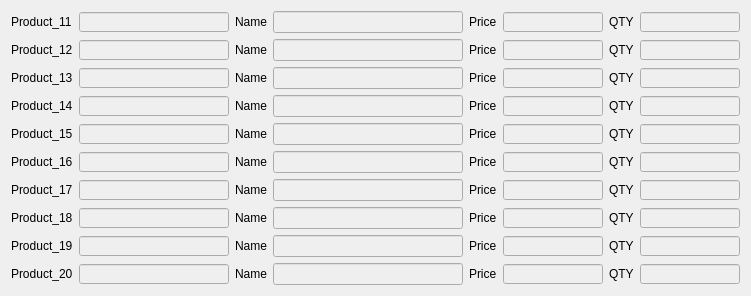
  <widget class="QWidget" name="gridLayoutWidget_4">
   <property name="geometry">
    <rect>
     <x>600</x>
     <y>500</y>
     <width>751</width>
     <height>276</height>
    </rect>
   </property>
   <layout class="QGridLayout" name="gridLayout_4">
    <item row="2" column="2">
     <widget class="QLabel" name="label_56">
      <property name="text">
       <string>Name</string>
      </property>
     </widget>
    </item>
    <item row="1" column="0">
     <widget class="QLabel" name="label_57">
      <property name="text">
       <string>Product_12</string>
      </property>
     </widget>
    </item>
    <item row="8" column="7">
     <widget class="QLineEdit" name="p19c">
      <property name="enabled">
       <bool>false</bool>
      </property>
      <property name="maximumSize">
       <size>
        <width>100</width>
        <height>20</height>
       </size>
      </property>
     </widget>
    </item>
    <item row="9" column="0">
     <widget class="QLabel" name="label_58">
      <property name="text">
       <string>Product_20</string>
      </property>
     </widget>
    </item>
    <item row="1" column="1">
     <widget class="QLineEdit" name="p12">
      <property name="enabled">
       <bool>false</bool>
      </property>
      <property name="maximumSize">
       <size>
        <width>150</width>
        <height>20</height>
       </size>
      </property>
     </widget>
    </item>
    <item row="0" column="1">
     <widget class="QLineEdit" name="p11">
      <property name="enabled">
       <bool>false</bool>
      </property>
      <property name="maximumSize">
       <size>
        <width>150</width>
        <height>20</height>
       </size>
      </property>
     </widget>
    </item>
    <item row="0" column="6">
     <widget class="QLabel" name="label_59">
      <property name="text">
       <string>QTY</string>
      </property>
     </widget>
    </item>
    <item row="9" column="5">
     <widget class="QLineEdit" name="p20p">
      <property name="enabled">
       <bool>false</bool>
      </property>
      <property name="maximumSize">
       <size>
        <width>100</width>
        <height>20</height>
       </size>
      </property>
     </widget>
    </item>
    <item row="0" column="0">
     <widget class="QLabel" name="label_60">
      <property name="text">
       <string>Product_11</string>
      </property>
     </widget>
    </item>
    <item row="4" column="3">
     <widget class="QLineEdit" name="p15m">
      <property name="enabled">
       <bool>false</bool>
      </property>
     </widget>
    </item>
    <item row="8" column="2">
     <widget class="QLabel" name="label_61">
      <property name="text">
       <string>Name</string>
      </property>
     </widget>
    </item>
    <item row="2" column="5">
     <widget class="QLineEdit" name="p13p">
      <property name="enabled">
       <bool>false</bool>
      </property>
      <property name="maximumSize">
       <size>
        <width>100</width>
        <height>20</height>
       </size>
      </property>
     </widget>
    </item>
    <item row="5" column="6">
     <widget class="QLabel" name="label_62">
      <property name="text">
       <string>QTY</string>
      </property>
     </widget>
    </item>
    <item row="2" column="0">
     <widget class="QLabel" name="label_63">
      <property name="text">
       <string>Product_13</string>
      </property>
     </widget>
    </item>
    <item row="2" column="4">
     <widget class="QLabel" name="label_64">
      <property name="text">
       <string>Price</string>
      </property>
     </widget>
    </item>
    <item row="1" column="2">
     <widget class="QLabel" name="label_65">
      <property name="text">
       <string>Name</string>
      </property>
     </widget>
    </item>
    <item row="5" column="1">
     <widget class="QLineEdit" name="p16">
      <property name="enabled">
       <bool>false</bool>
      </property>
      <property name="maximumSize">
       <size>
        <width>150</width>
        <height>20</height>
       </size>
      </property>
     </widget>
    </item>
    <item row="2" column="7">
     <widget class="QLineEdit" name="p13c">
      <property name="enabled">
       <bool>false</bool>
      </property>
      <property name="maximumSize">
       <size>
        <width>100</width>
        <height>20</height>
       </size>
      </property>
     </widget>
    </item>
    <item row="6" column="3">
     <widget class="QLineEdit" name="p17m">
      <property name="enabled">
       <bool>false</bool>
      </property>
     </widget>
    </item>
    <item row="5" column="0">
     <widget class="QLabel" name="label_66">
      <property name="text">
       <string>Product_16</string>
      </property>
     </widget>
    </item>
    <item row="7" column="6">
     <widget class="QLabel" name="label_67">
      <property name="text">
       <string>QTY</string>
      </property>
     </widget>
    </item>
    <item row="6" column="7">
     <widget class="QLineEdit" name="p17c">
      <property name="enabled">
       <bool>false</bool>
      </property>
      <property name="maximumSize">
       <size>
        <width>100</width>
        <height>20</height>
       </size>
      </property>
     </widget>
    </item>
    <item row="5" column="3">
     <widget class="QLineEdit" name="p16m">
      <property name="enabled">
       <bool>false</bool>
      </property>
     </widget>
    </item>
    <item row="2" column="3">
     <widget class="QLineEdit" name="p13m">
      <property name="enabled">
       <bool>false</bool>
      </property>
     </widget>
    </item>
    <item row="5" column="4">
     <widget class="QLabel" name="label_68">
      <property name="text">
       <string>Price</string>
      </property>
     </widget>
    </item>
    <item row="0" column="7">
     <widget class="QLineEdit" name="p11c">
      <property name="enabled">
       <bool>false</bool>
      </property>
      <property name="maximumSize">
       <size>
        <width>100</width>
        <height>20</height>
       </size>
      </property>
     </widget>
    </item>
    <item row="9" column="4">
     <widget class="QLabel" name="label_69">
      <property name="text">
       <string>Price</string>
      </property>
     </widget>
    </item>
    <item row="2" column="6">
     <widget class="QLabel" name="label_70">
      <property name="text">
       <string>QTY</string>
      </property>
     </widget>
    </item>
    <item row="1" column="3">
     <widget class="QLineEdit" name="p12m">
      <property name="enabled">
       <bool>false</bool>
      </property>
     </widget>
    </item>
    <item row="8" column="6">
     <widget class="QLabel" name="label_71">
      <property name="text">
       <string>QTY</string>
      </property>
     </widget>
    </item>
    <item row="1" column="6">
     <widget class="QLabel" name="label_72">
      <property name="text">
       <string>QTY</string>
      </property>
     </widget>
    </item>
    <item row="3" column="7">
     <widget class="QLineEdit" name="p14c">
      <property name="enabled">
       <bool>false</bool>
      </property>
      <property name="maximumSize">
       <size>
        <width>100</width>
        <height>20</height>
       </size>
      </property>
     </widget>
    </item>
    <item row="4" column="6">
     <widget class="QLabel" name="label_73">
      <property name="text">
       <string>QTY</string>
      </property>
     </widget>
    </item>
    <item row="1" column="4">
     <widget class="QLabel" name="label_74">
      <property name="text">
       <string>Price</string>
      </property>
     </widget>
    </item>
    <item row="4" column="7">
     <widget class="QLineEdit" name="p15c">
      <property name="enabled">
       <bool>false</bool>
      </property>
      <property name="maximumSize">
       <size>
        <width>100</width>
        <height>20</height>
       </size>
      </property>
     </widget>
    </item>
    <item row="8" column="1">
     <widget class="QLineEdit" name="p19">
      <property name="enabled">
       <bool>false</bool>
      </property>
      <property name="maximumSize">
       <size>
        <width>150</width>
        <height>20</height>
       </size>
      </property>
     </widget>
    </item>
    <item row="4" column="5">
     <widget class="QLineEdit" name="p15p">
      <property name="enabled">
       <bool>false</bool>
      </property>
      <property name="maximumSize">
       <size>
        <width>100</width>
        <height>20</height>
       </size>
      </property>
     </widget>
    </item>
    <item row="7" column="0">
     <widget class="QLabel" name="label_75">
      <property name="text">
       <string>Product_18</string>
      </property>
     </widget>
    </item>
    <item row="7" column="3">
     <widget class="QLineEdit" name="p18m">
      <property name="enabled">
       <bool>false</bool>
      </property>
     </widget>
    </item>
    <item row="7" column="1">
     <widget class="QLineEdit" name="p18">
      <property name="enabled">
       <bool>false</bool>
      </property>
      <property name="maximumSize">
       <size>
        <width>150</width>
        <height>20</height>
       </size>
      </property>
     </widget>
    </item>
    <item row="6" column="6">
     <widget class="QLabel" name="label_76">
      <property name="text">
       <string>QTY</string>
      </property>
     </widget>
    </item>
    <item row="7" column="5">
     <widget class="QLineEdit" name="p18p">
      <property name="enabled">
       <bool>false</bool>
      </property>
      <property name="maximumSize">
       <size>
        <width>100</width>
        <height>20</height>
       </size>
      </property>
     </widget>
    </item>
    <item row="6" column="5">
     <widget class="QLineEdit" name="p17p">
      <property name="enabled">
       <bool>false</bool>
      </property>
      <property name="maximumSize">
       <size>
        <width>100</width>
        <height>20</height>
       </size>
      </property>
     </widget>
    </item>
    <item row="6" column="4">
     <widget class="QLabel" name="label_77">
      <property name="text">
       <string>Price</string>
      </property>
     </widget>
    </item>
    <item row="7" column="7">
     <widget class="QLineEdit" name="p18c">
      <property name="enabled">
       <bool>false</bool>
      </property>
      <property name="maximumSize">
       <size>
        <width>100</width>
        <height>20</height>
       </size>
      </property>
     </widget>
    </item>
    <item row="6" column="1">
     <widget class="QLineEdit" name="p17">
      <property name="enabled">
       <bool>false</bool>
      </property>
      <property name="maximumSize">
       <size>
        <width>150</width>
        <height>20</height>
       </size>
      </property>
     </widget>
    </item>
    <item row="4" column="0">
     <widget class="QLabel" name="label_78">
      <property name="text">
       <string>Product_15</string>
      </property>
     </widget>
    </item>
    <item row="1" column="5">
     <widget class="QLineEdit" name="p12p">
      <property name="enabled">
       <bool>false</bool>
      </property>
      <property name="maximumSize">
       <size>
        <width>100</width>
        <height>20</height>
       </size>
      </property>
     </widget>
    </item>
    <item row="0" column="2">
     <widget class="QLabel" name="label_79">
      <property name="text">
       <string>Name</string>
      </property>
     </widget>
    </item>
    <item row="3" column="3">
     <widget class="QLineEdit" name="p14m">
      <property name="enabled">
       <bool>false</bool>
      </property>
     </widget>
    </item>
    <item row="5" column="2">
     <widget class="QLabel" name="label_80">
      <property name="text">
       <string>Name</string>
      </property>
     </widget>
    </item>
    <item row="2" column="1">
     <widget class="QLineEdit" name="p13">
      <property name="enabled">
       <bool>false</bool>
      </property>
      <property name="maximumSize">
       <size>
        <width>150</width>
        <height>20</height>
       </size>
      </property>
     </widget>
    </item>
    <item row="9" column="7">
     <widget class="QLineEdit" name="p20c">
      <property name="enabled">
       <bool>false</bool>
      </property>
      <property name="maximumSize">
       <size>
        <width>100</width>
        <height>20</height>
       </size>
      </property>
     </widget>
    </item>
    <item row="4" column="4">
     <widget class="QLabel" name="label_81">
      <property name="text">
       <string>Price</string>
      </property>
     </widget>
    </item>
    <item row="3" column="1">
     <widget class="QLineEdit" name="p14">
      <property name="enabled">
       <bool>false</bool>
      </property>
      <property name="maximumSize">
       <size>
        <width>150</width>
        <height>20</height>
       </size>
      </property>
     </widget>
    </item>
    <item row="8" column="4">
     <widget class="QLabel" name="label_82">
      <property name="text">
       <string>Price</string>
      </property>
     </widget>
    </item>
    <item row="0" column="3">
     <widget class="QLineEdit" name="p11m">
      <property name="enabled">
       <bool>false</bool>
      </property>
     </widget>
    </item>
    <item row="8" column="5">
     <widget class="QLineEdit" name="p19p">
      <property name="enabled">
       <bool>false</bool>
      </property>
      <property name="maximumSize">
       <size>
        <width>100</width>
        <height>20</height>
       </size>
      </property>
     </widget>
    </item>
    <item row="8" column="3">
     <widget class="QLineEdit" name="p19m">
      <property name="enabled">
       <bool>false</bool>
      </property>
     </widget>
    </item>
    <item row="4" column="2">
     <widget class="QLabel" name="label_83">
      <property name="text">
       <string>Name</string>
      </property>
     </widget>
    </item>
    <item row="5" column="5">
     <widget class="QLineEdit" name="p16p">
      <property name="enabled">
       <bool>false</bool>
      </property>
      <property name="maximumSize">
       <size>
        <width>100</width>
        <height>20</height>
       </size>
      </property>
     </widget>
    </item>
    <item row="1" column="7">
     <widget class="QLineEdit" name="p12c">
      <property name="enabled">
       <bool>false</bool>
      </property>
      <property name="maximumSize">
       <size>
        <width>100</width>
        <height>20</height>
       </size>
      </property>
     </widget>
    </item>
    <item row="3" column="2">
     <widget class="QLabel" name="label_84">
      <property name="text">
       <string>Name</string>
      </property>
     </widget>
    </item>
    <item row="9" column="2">
     <widget class="QLabel" name="label_85">
      <property name="text">
       <string>Name</string>
      </property>
     </widget>
    </item>
    <item row="7" column="4">
     <widget class="QLabel" name="label_86">
      <property name="text">
       <string>Price</string>
      </property>
     </widget>
    </item>
    <item row="0" column="5">
     <widget class="QLineEdit" name="p11p">
      <property name="enabled">
       <bool>false</bool>
      </property>
      <property name="maximumSize">
       <size>
        <width>100</width>
        <height>20</height>
       </size>
      </property>
     </widget>
    </item>
    <item row="6" column="0">
     <widget class="QLabel" name="label_87">
      <property name="text">
       <string>Product_17</string>
      </property>
     </widget>
    </item>
    <item row="8" column="0">
     <widget class="QLabel" name="label_88">
      <property name="text">
       <string>Product_19</string>
      </property>
     </widget>
    </item>
    <item row="4" column="1">
     <widget class="QLineEdit" name="p15">
      <property name="enabled">
       <bool>false</bool>
      </property>
      <property name="maximumSize">
       <size>
        <width>150</width>
        <height>20</height>
       </size>
      </property>
     </widget>
    </item>
    <item row="6" column="2">
     <widget class="QLabel" name="label_89">
      <property name="text">
       <string>Name</string>
      </property>
     </widget>
    </item>
    <item row="3" column="6">
     <widget class="QLabel" name="label_90">
      <property name="text">
       <string>QTY</string>
      </property>
     </widget>
    </item>
    <item row="3" column="5">
     <widget class="QLineEdit" name="p14p">
      <property name="enabled">
       <bool>false</bool>
      </property>
      <property name="maximumSize">
       <size>
        <width>100</width>
        <height>20</height>
       </size>
      </property>
     </widget>
    </item>
    <item row="3" column="0">
     <widget class="QLabel" name="label_91">
      <property name="text">
       <string>Product_14</string>
      </property>
     </widget>
    </item>
    <item row="9" column="6">
     <widget class="QLabel" name="label_92">
      <property name="text">
       <string>QTY</string>
      </property>
     </widget>
    </item>
    <item row="9" column="1">
     <widget class="QLineEdit" name="p20">
      <property name="enabled">
       <bool>false</bool>
      </property>
      <property name="maximumSize">
       <size>
        <width>150</width>
        <height>20</height>
       </size>
      </property>
     </widget>
    </item>
    <item row="3" column="4">
     <widget class="QLabel" name="label_93">
      <property name="text">
       <string>Price</string>
      </property>
     </widget>
    </item>
    <item row="0" column="4">
     <widget class="QLabel" name="label_94">
      <property name="text">
       <string>Price</string>
      </property>
     </widget>
    </item>
    <item row="9" column="3">
     <widget class="QLineEdit" name="p20m">
      <property name="enabled">
       <bool>false</bool>
      </property>
     </widget>
    </item>
    <item row="7" column="2">
     <widget class="QLabel" name="label_95">
      <property name="text">
       <string>Name</string>
      </property>
     </widget>
    </item>
    <item row="5" column="7">
     <widget class="QLineEdit" name="p16c">
      <property name="enabled">
       <bool>false</bool>
      </property>
      <property name="maximumSize">
       <size>
        <width>100</width>
        <height>20</height>
       </size>
      </property>
     </widget>
    </item>
   </layout>
  </widget>
